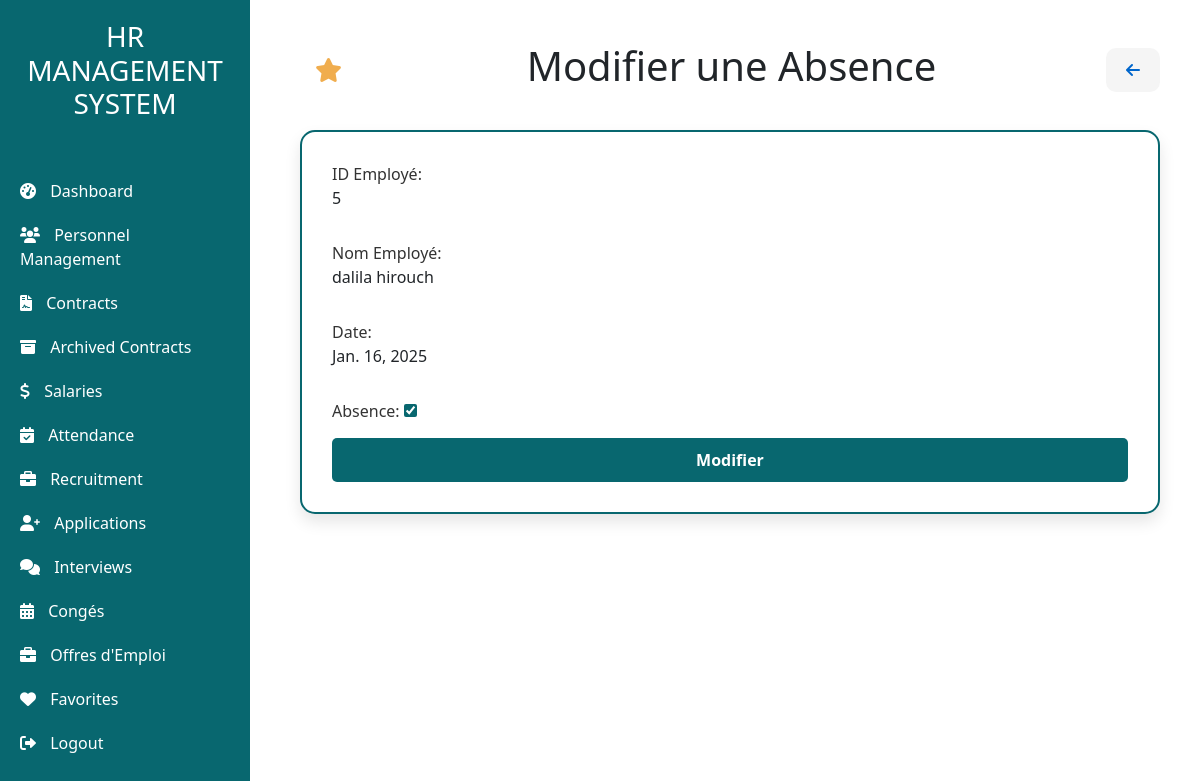
/Pointage/modifier/1/2025-01-16 (signed in), run on the app's committed database.
### app/models.py (models this page shows, shortened)
class Personnel(models.Model):
    name = models.CharField(max_length=50)
    Email = models.EmailField(max_length=254)
    phone_validator = RegexValidator(
        regex=r'^(05|06|07)\d{8}$',
        message="Phone number must be 10 digits long and start with 05, 06, or 07."
    )
    Phone = models.CharField(max_length=10, validators=[phone_validator])  # Apply the validator to the Phone field
    date_naissance = models.DateField(null=False)
    GENDER_CHOICES = [
        ('M', 'Male'),
        ('F', 'Female'),
    ]
    gender = models.CharField(max_length=1, choices=GENDER_CHOICES, verbose_name="Gender", default='M')
    Position = models.CharField(max_length=40)
    skills = models.CharField(max_length=254)
    training = models.CharField(max_length=254)
    IdService = models.ForeignKey(Service, on_delete=models.CASCADE)
    hireDate = models.DateField()
    Adresse = models.CharField(max_length=254)
    jours_annuels = models.IntegerField(default=30, verbose_name="Jours de Congé Annuel")  # Default to 30 days

### salaire/models.py (models this page shows, shortened)
class Presence(models.Model):
    date_absence = models.DateField()  # Date of absence
    id_employe = models.ForeignKey(Personnel, on_delete=models.CASCADE)  # Cascade delete when Personnel is deleted
    is_absent = models.BooleanField(default=True)  # Indicates if the employee was absent
    class Meta:
        unique_together = ('date_absence', 'id_employe')  # Ensure unique combination of date and employee
        verbose_name = "Presence"
        verbose_name_plural = "Presences"

### salaire/views.py (the view)
# urls.py: path('Pointage/modifier/<int:employe>/<str:date>', salaire_views.modifier_absence, name='modifier_absence'),
@login_required
def modifier_absence(request, employe, date):
    try:
        date_obj = datetime.strptime(date, '%Y-%m-%d').date()
    except ValueError:
        return render(request, 'error_page.html', {'message': 'Invalid date format'})
    presence = get_object_or_404(Presence, id_employe=employe, date_absence=date_obj)
    personnel = get_object_or_404(Personnel, id=employe)
    salaire = get_object_or_404(Salaire, id_employe=employe, date_paie=date_obj.replace(day=1))
    previous_is_absent = presence.is_absent
    info = {
        "matricule": presence.id,
        "nom": personnel.name,
        "date_absence": presence.date_absence,
        "absence": presence.is_absent,
        'current_url': request.path.lstrip('/')
    }
    if request.method == 'POST':
        form = ModifierAbsenceForm(request.POST, instance=presence)  # Pre-fill the form with existing data
        if form.is_valid():
            form.save()
            if presence.is_absent != previous_is_absent:
                if presence.is_absent:  # Changed to True (absent)
                    salaire.absences += 1
                else:  # Changed to False (present)
                    salaire.absences -= 1
                salaire.save()
            mssg = "Assiduite modifiée avec succès."
            return render(request, "absences/modifier_absence.html", {"form": form, "message": mssg, "info": info,
                                                                      'current_url': request.path.lstrip('/')})
        else:
            mssg = "Veuillez remplir tous les champs!"
            return render(request, "absences/modifier_absence.html", {"form": form, "message": mssg, "info": info,
                                                                      'current_url': request.path.lstrip('/')})
    else:
        form = ModifierAbsenceForm(instance=presence)  # Pre-fill the form with existing data
        return render(request, "absences/modifier_absence.html", {"form": form, "info": info,
                                                                   'current_url': request.path.lstrip('/')})

### salaire/forms.py (shortened to what this page needs)
class ModifierAbsenceForm(forms.ModelForm):
    class Meta:
        model = Presence
        fields = ['is_absent']  # Only include the 'is_absent' checkbox field
        labels = {
            'is_absent': 'Absence',
        }

### salaire/templates/absences/modifier_absence.html (shortened to what this page needs)
<!DOCTYPE html>
<html lang="en">
<head>
</head>
<body>
    {% extends "base.html" %}
    {% block content %}
    <div class="main-content">
        <div class="d-flex justify-content-between align-items-center mb-4">
            <form method="post" action="{% url 'ajouter_favoris' current_url=current_url %}">
                <button type="submit" class="favorite-btn" title="Add to Favorites">
                    <i class="fas fa-star"></i>
                </button>
            </form>
            <h1>Modifier une Absence</h1>
            <a href="javascript:history.back()" class="go-back-btn" title="Go Back">
                <i class="fas fa-arrow-left"></i>
            </a>
        </div>
        <div class="frame-container">
            <form method="POST" class="form">
                <div class="form-group">
                    <label for="id_employe">ID Employé:</label>
                    <p id="id_employe">{{ info.matricule }}</p>
                </div>
                <div class="form-group">
                    <label for="employe_name">Nom Employé:</label>
                    <p id="employe_name">{{ info.nom }}</p>
                </div>
                <div class="form-group">
                    <label for="employe_name">Date:</label>
                    <p id="employe_name">{{ info.date_absence }}</p>
                </div>
                <div class="form-group">
                    <label for="is_absent">Absence:</label>
                    {{ form.is_absent }}
                </div>
                <button type="submit" class="btn-custom">Modifier</button>
            </form>
        </div>
    </div>
    {% endblock %}

### salaire/templates/absences/modifier_absence.html (style rules this page uses)
body { font-family: 'Roboto', sans-serif; background-color: #f4f6f9; color: #333; margin: 0; padding: 0; }
.main-content { padding: 20px; }
.frame-container { background-color: #fff; padding: 30px; border-radius: 15px; box-shadow: 0 8px 16px rgba(0, 0, 0, 0.1); margin: 30px auto; max-width: 900px; border: 2px solid #08676F; }
.btn-custom { background-color: #08676F; color: #fff; text-decoration: none; padding: 10px 15px; border-radius: 5px; transition: background-color 0.3s; }
.go-back-btn { background-color: #f5f5f5; color: #0066cc; border: none; padding: 10px 20px; font-size: 1rem; font-weight: bold; border-radius: 10px; transition: background-color 0.3s ease; }
.favorite-btn { background-color: transparent; border: none; color: #f0ad4e; font-size: 1.5rem; cursor: pointer; transition: color 0.3s ease; }
form { display: flex; flex-direction: column; gap: 15px; }
form input, form select, form textarea { width: 100%; padding: 12px; border-radius: 8px; border: 1px solid #ccc; background-color: #f4f4f4; font-size: 16px; transition: border 0.3s; }
form button { padding: 12px 15px; background-color: #08676F; color: white; border: none; border-radius: 5px; transition: background-color 0.3s; }
form label { font-size: 16px; color: #333; }
form button { padding: 12px 15px; background-color: #08676F; color: white; border: none; border-radius: 5px; transition: background-color 0.3s; font-size: 16px; font-weight: bold; }
form input[type="checkbox"] { width: auto; height: auto; margin: 0 10px 0 0; cursor: pointer; accent-color: #08676F; }

### data on the page
Personnel: nom "dalila hirouch"
Presence: date_absence "Jan. 16, 2025", is_absent "☑"

### other printed values
{{ info.matricule }} "5"
